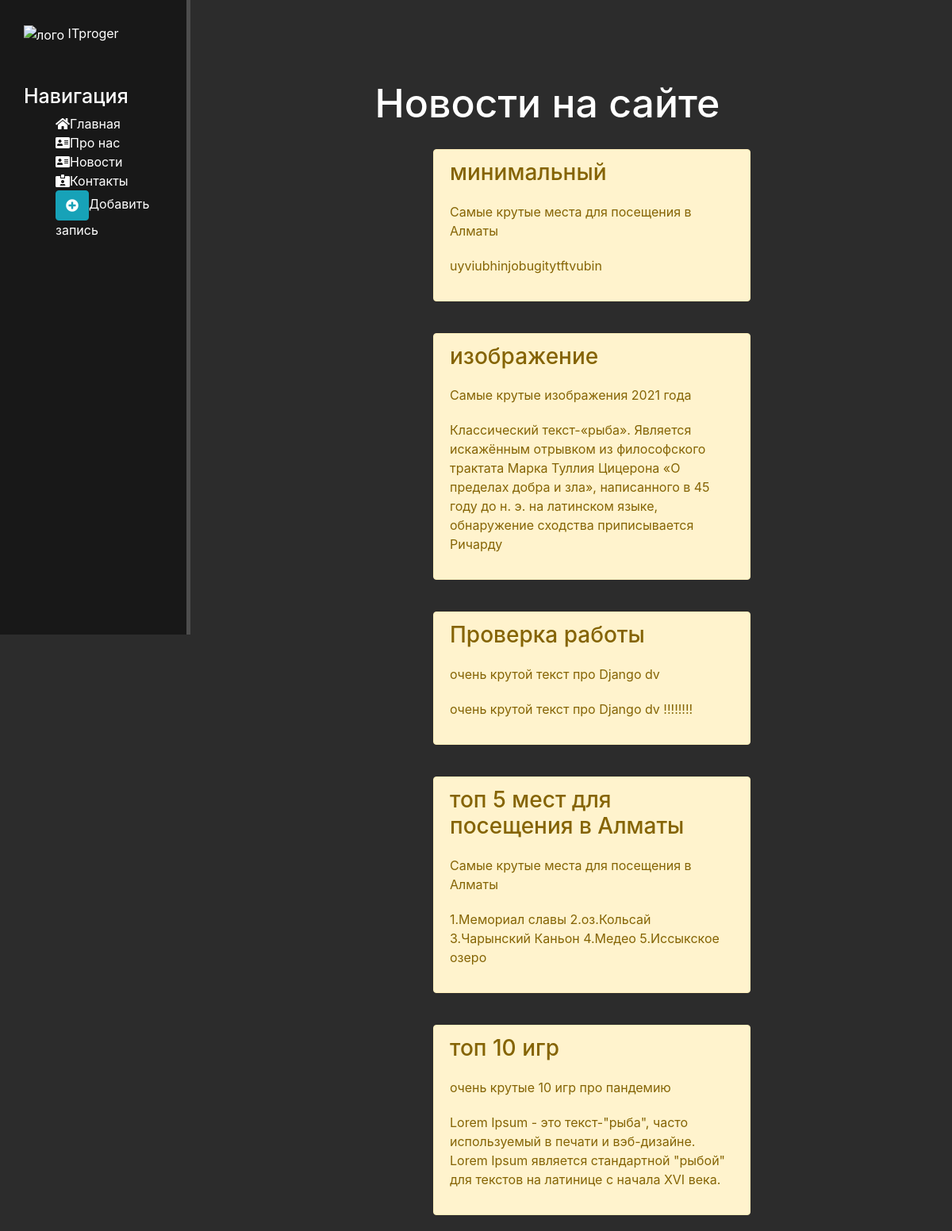
Page /news/ on the committed database.
### news/models.py (models this page shows, shortened)
class Article(models.Model):
    title = models.CharField('Название',max_length=50)
    anons = models.CharField('Анонс',max_length=250)
    full_text = models.TextField('Статья')
    date = models.DateTimeField('Дата публикации')
    class Meta:
        verbose_name='Новость'
        verbose_name_plural='Новости'

### news/views.py (the view)
# urls.py: path('',views.news_home,name='news_home'),
def news_home(request):
    news=Article.objects.order_by('-date')
    return render(request,'news/news_home.html',{"news":news})

### news/templates/news/news_home.html (shortened to what this page needs)
{%extends 'main/layout.html'%}
{% block content%}
  <div class="features">
    <h1>Новости на сайте</h1>
      {%for el in news%}
        <div class="alert alert-warning">
          <h3>{{el.title}}</h3>
          <p>{{el.anons}}</p>
          <p>{{el.full_text}}</p>
        </div>
      {%endfor%}
  </div>
{%endblock%}

### main/templates/main/layout.html (shortened to what this page needs)
{% load static %}
<!DOCTYPE html>
<html lang="en">
<head>
    <link rel="stylesheet" href="https://cdn.jsdelivr.net/npm/bootstrap@4.6.0/dist/css/bootstrap.min.css">
    <link rel="stylesheet" href="{% static 'main/css/main.css'%}">
    <link rel="stylesheet" href="https://use.fontawesome.com/releases/v5.8.2/css/all.css">
</head>
<body>
    <aside>
        <img src="{%static 'main/img/лого.png'%}" alt="лого" width="80px" height="80px">
        <span class ="Logo">ITproger</span>
        <h3>Навигация</h3>
        <ul>
            <a href="{% url 'home' %}"><li><i class="fas fa-home"></i>Главная</li></a>
            <a href="{% url 'about' %}"><li><i class="fas fa-address-card"></i>Про нас</li></a>
            <a href="{% url 'news_home' %}"><li><i class="fas fa-address-card"></i>Новости</li></a>
            <a href=""><li><i class="fas fa-id-card-alt"></i>Контакты</li></a>
            <a href="{% url 'create' %}"><li><button class="btn btn-info"><i class="fas fa-plus-circle"></i></button>Добавить запись</li></a>
        </ul>
    </aside>
    <main>
        {% block content %}
        {% endblock%}
    </main>
</body>
</html>

### main/static/main/css/main.css (style rules this page uses)
body { background:#2c2c2c }
aside { float:left; background:#181818; width:20%; padding:2.5%; height:100vh; color:#fff; border-right:5px solid #4d4d4d; }
aside img { width 80px; float left; }
aside h3 { margin-top:50px; font-size:25px; }
aside ul { list-style: none }
aside ul li { color:#fff; display:block; margin-top:20px transition: transform .6s ease; }
main .features { float:left; color:#fff; margin-top:100px; text-align:center; width:75% }
main .features h1 { font-size:50px }
main .features p { max-width:400px; margin:20px auto }
.alert-warning { float:left; clear:both; width:400px; margin:20px 34%; text-align:left; }

### rows in the picture
Article: title "минимальный", anons "Самые крутые места для посещения в Алматы", full_text "uyviubhinjobugitytftvubin"
Article: title "изображение", anons "Самые крутые изображения 2021 года", full_text "Классический текст-«рыба». Является искажённым отрывком из философского трактата Марка Туллия Цицерона «О пределах добра и зла», написанного в 45 году до н. э. на латинском языке, обнаружение сходства приписывается Ричарду"
Article: title "Проверка работы", anons "очень крутой текст про Django dv", full_text "очень крутой текст про Django dv !!!!!!!!"
Article: title "топ 5 мест для посещения в Алматы", anons "Самые крутые места для посещения в Алматы", full_text "1.Мемориал славы 2.оз.Кольсай 3.Чарынский Каньон 4.Медео 5.Иссыкское озеро"
Article: title "топ 10 игр", anons "очень крутые 10 игр про пандемию", full_text "Lorem Ipsum - это текст-\"рыба\", часто используемый в печати и вэб-дизайне. Lorem Ipsum является стандартной \"рыбой\" для текстов на латинице с начала XVI века."
